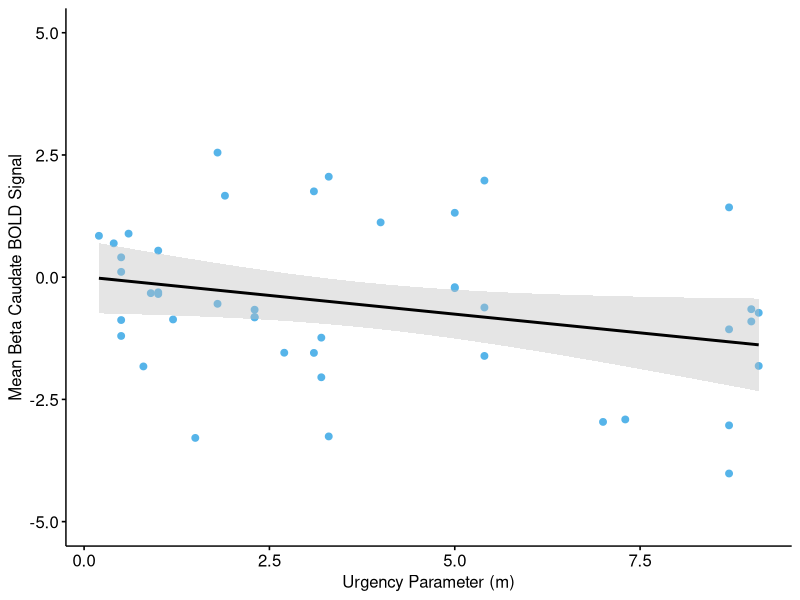

This figure's R source:
data<-read.csv("ugm_tbl.csv",header = TRUE)

df_remove_outlier=data[-nrow(data),]

library("ggpubr")
plt<-ggscatter(df_remove_outlier, x="ugm_m", y="caudate", 
          add = "reg.line", conf.int = TRUE, add.params = list(color = "black",fill = "gray"),
          cor.coef.args = list(method = "spearman", label.x = 6, label.sep = "\n"),
          color ="#56B4E9",
          ylim=c(-5,5),
          xlab = "Urgency Parameter (m)", ylab = "Mean Beta Caudate BOLD Signal")
